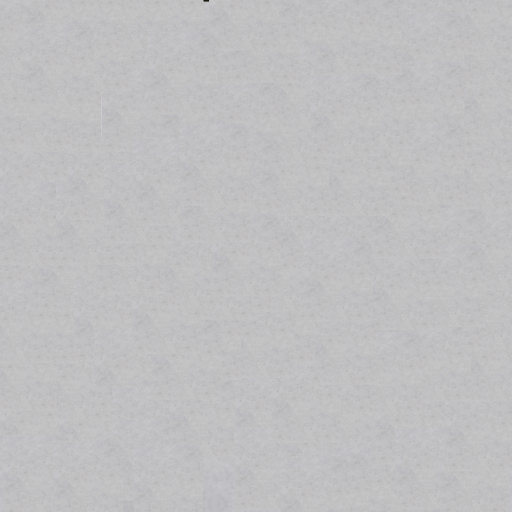
#> input picture Texture Tools/plainHeadstone.png, 1024 x 1024 px, found by its file name (shown at 1/2 size)
$ python docscan_args.py plainHeadstone.png plainHeadstone.png out.png out.png
#> lines starting #> are read from the running program, lines starting #| are printed output that depends on the picture; after the words box and inside, x2 and y2 are one past the last pixel; in counts of white or black regions, pixels touching at a corner belong together
import cv2
import numpy as np
import sys


def cut(img, rectangle):
    # Setup for GrabCut - Always constant
    mask = np.zeros(img.shape[:2], dtype=np.uint8)
    background_model = np.zeros((1, 65), np.float64)
    foreground_model = np.zeros((1, 65), np.float64)
    # Make the mask
    (mask, background_model, foreground_model) = cv2.grabCut(
        img,
        mask,
        rectangle,
        background_model,
        foreground_model,
        15,
        cv2.GC_INIT_WITH_RECT,
    )
    # Set all background objects to zero and all other objects to one
    outputMask = np.where((mask == cv2.GC_BGD) | (mask == cv2.GC_PR_BGD), 0, 1)
    # Scale the mask
    outputMask = (outputMask * 255).astype("uint8")
    # Apply the mask
    img = cv2.bitwise_and(img, img, mask=outputMask)

    return img


def edge(img):
    # Make the image grayscale so edge detection can be performed
    grayscale_img = cv2.cvtColor(img, cv2.COLOR_BGR2GRAY)
    grayscale_img = cv2.GaussianBlur(grayscale_img, (1, 1), 0)
    # Edge detection
    canny = cv2.Canny(grayscale_img, 0, 200)
    canny = cv2.dilate(canny, cv2.getStructuringElement(cv2.MORPH_ELLIPSE, (80, 80)))

    return canny


def contour(img, canny, num, num_contours):
    # Make blank image
    black_mask_value=30
    upper_bound = np.array([black_mask_value,black_mask_value,black_mask_value])
    lower_bound = np.array([0,0,0])
    #Get indicies where black value occurs


    blank_img = np.zeros_like(img)
    # Finding contours for the detected edges.
    contours, hierarchy = cv2.findContours(
        canny, cv2.RETR_EXTERNAL, cv2.CHAIN_APPROX_NONE
    )
    for contour in contours:
      contour=cv2.convexHull(contour)
    # Keeping only the largest detected contour.
    page = sorted(contours, key=cv2.contourArea, reverse=True)[:num_contours]
    con = cv2.drawContours(blank_img, page, -1, (0, 255, 255), 3)

    #make sure the tombstone is not too dark
    imgPolyFill=img.copy()
    imgPolyFill=cv2.drawContours(imgPolyFill,contours,-1,(255,255,255),cv2.FILLED)
    mask = cv2.inRange(imgPolyFill, lower_bound, upper_bound)
    img=img.astype(np.float32)
    img=np.clip(img,0,255).astype(np.uint)
    img[mask==0]=np.clip(img[mask==0],black_mask_value,255).astype(np.uint)

    return con, page


def corners(img, page, num):
    # Blank canvas.
    con = np.zeros_like(img)
    corners = []
    # Loop over the contours.
    for c in page:
        # Approximate the contour
        for ApproxFactor in range(5):
            if len(corners) == 4:
                break
            epsilon = 0.005 * ApproxFactor * cv2.arcLength(c, True)
            corners = cv2.approxPolyDP(c, epsilon, True)
            # If our approximated contour has four points

            if len(corners) <= 3:
                print("Error too little corners for image")
                break
        if len(corners) == 4:
            cv2.drawContours(con, c, -1, (0, 255, 255), 3)
            cv2.drawContours(con, corners, -1, (0, 255, 0), 10)
            break

    # Sorting the corners and converting them to desired shape.
    corners = sorted(np.concatenate(corners).tolist())

    corners = order_points(corners)

    # Displaying the corners.
    for index, c in enumerate(corners):
        character = chr(65 + index)
        cv2.putText(
            con,
            character,
            tuple(c),
            cv2.FONT_HERSHEY_SIMPLEX,
            1,
            (255, 0, 0),
            1,
            cv2.LINE_AA,
        )

    return con, corners


def order_points(pts):
    # Rearrange coordinates to order: top-left, top-right, bottom-right, bottom-left
    rect = np.zeros((4, 2), dtype="float32")
    pts = np.array(pts)
    s = pts.sum(axis=1)
    # Top-left point will have the smallest sum.
    rect[0] = pts[np.argmin(s)]
    # Bottom-right point will have the largest sum.
    rect[2] = pts[np.argmax(s)]

    diff = np.diff(pts, axis=1)
    # Top-right point will have the smallest difference.
    rect[1] = pts[np.argmin(diff)]
    # Bottom-left will have the largest difference.
    rect[3] = pts[np.argmax(diff)]

    # Return the ordered coordinates.
    return rect.astype("int").tolist()


def get_coords(corners):
    (tl, tr, br, bl) = corners
    # Finding the maximum width.
    widthA = np.sqrt(((br[0] - bl[0]) ** 2) + ((br[1] - bl[1]) ** 2))
    widthB = np.sqrt(((tr[0] - tl[0]) ** 2) + ((tr[1] - tl[1]) ** 2))
    maxWidth = max(int(widthA), int(widthB))
    # Finding the maximum height.
    heightA = np.sqrt(((tr[0] - br[0]) ** 2) + ((tr[1] - br[1]) ** 2))
    heightB = np.sqrt(((tl[0] - bl[0]) ** 2) + ((tl[1] - bl[1]) ** 2))
    maxHeight = max(int(heightA), int(heightB))
    # Final destination co-ordinates.
    destination_corners = [[0, 0], [maxWidth, 0], [maxWidth, maxHeight], [0, maxHeight]]
    return destination_corners


# Given corners of the tombstone output a version that pads the top of the corners with perpsective
def padTopCorners(corners):
    #'t' means top corners 'r' means a corner on the right side 'b' means bottom 'l' means left side
    (tl, tr, br, bl) = corners
    tl = np.array(tl)
    tr = np.array(tr)
    br = np.array(br)
    bl = np.array(bl)

    # Create vectors from the left and right contour lines  to create new contours with respect to perspective
    leftVector = abs(tl - bl)
    rightVector = abs(tr - br)

    # Get the magnitude
    leftMagnitude = np.linalg.norm(leftVector)
    rightMagnitude = np.linalg.norm(rightVector)

    # Normlaize the vectors
    normalLeftVector = leftVector / leftMagnitude
    normalRightVector = rightVector / rightMagnitude

    # Pad the magnitude by 10% and add the vector coordinates to the coordinates of the old top corners
    newTLCorner = -(normalLeftVector * 0.1 * leftMagnitude) + tl
    newTRCorners = -(normalRightVector * 0.1 * rightMagnitude) + tr
    return (newTLCorner, newTRCorners)


def perspective(img, obj_corners, dest_corners):
    print("Flattening image...")
    M = cv2.getPerspectiveTransform(np.float32(obj_corners), np.float32(dest_corners))
    # Perspective transform using homography.
    final = cv2.warpPerspective(
        orig_img, M, (dest_corners[2][0], dest_corners[2][1]), flags=cv2.INTER_LINEAR
    )
    return final


# Automatically areas of pure black
def cropBlack(img):
    gray_img = cv2.cvtColor(img, cv2.COLOR_BGR2GRAY)
    coords = cv2.findNonZero(gray_img)
    if coords is None:
        return img
    # Get bounds for non black areas
    x, y, w, h = cv2.boundingRect(coords)
    # Assign cropepd image
    cropped_img = img[y : y + h, x : x + w]
    return cropped_img


# ---------------------MAIN---------------------
# ---SET STARTING VARIABLES---
# Get the image from the input directory.
input_path = str(sys.argv[1])
input_file = str(sys.argv[2])
input_path = input_path + "\\" + input_file
orig_img = cv2.imread(input_path, 1)
#> orig_img is the input picture: shape (1024, 1024, 3); mean B, G, R 192.9, 191.4, 191.8
print("Processing image: ", input_file)
# Set output folder
output_path = sys.argv[3]

# Set corner detection type
dest_corner_type = "Other"
if len(sys.argv) > 4:
    dest_corner_type = sys.argv[4]


# ---FIRST BACKGROUND CUT---
# Close and dilate image

orig_img = cv2.copyMakeBorder(
    orig_img, 100, 100, 100, 100, cv2.BORDER_CONSTANT, value=0
)
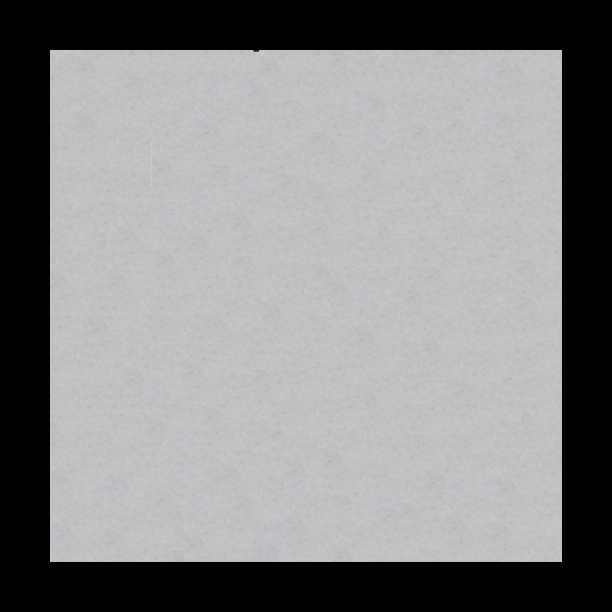
#> orig_img: shape (1224, 1224, 3) (shown at 1/2 size); mean B, G, R 135, 134, 134.2
img = orig_img.copy()
img[img > 10] = 255
img[img < 10] = 0
#> img: shape (1224, 1224, 3); mean B, G, R 178.5, 178.5, 178.5


# Perform edge/contour detectiong then corner detection.
canny = edge(img)
#> in edge, `canny = cv2.Canny(grayscale_img, 0, 200)`:
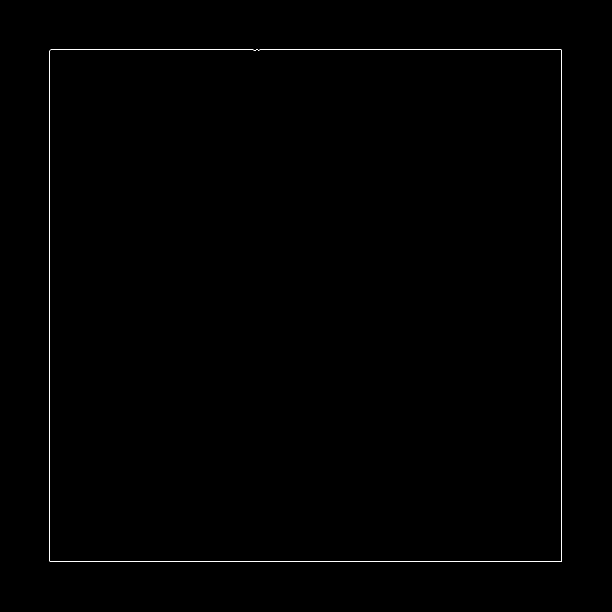
#> canny: shape (1224, 1224) (shown at 1/2 size); 0.27% white in thin lines or dots, all inside (x1, y1, x2, y2) = (99, 99, 1124, 1124)
#> in edge, `canny = cv2.dilate(canny, cv2.getStructuringElement(cv2.MORPH_ELLIPSE,..`:
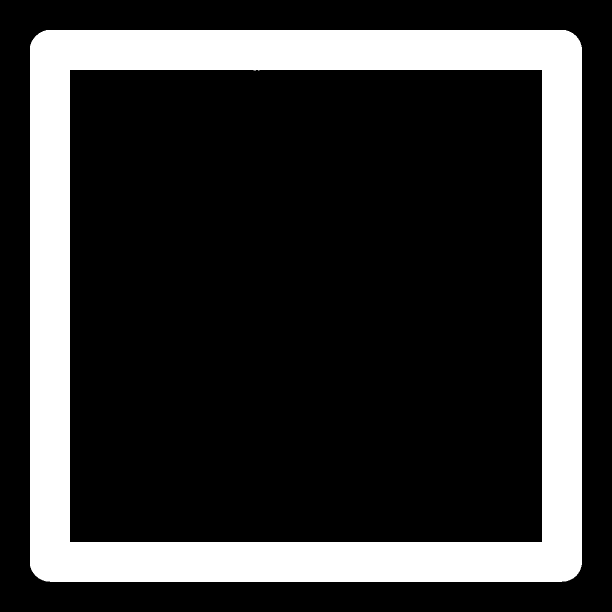
#> canny: shape (1224, 1224) (shown at 1/2 size); 21.8% white; 1 white region
con, page = contour(img, canny, 1, 1)
#> in contour, `contours, hierarchy = cv2.findContours( canny, cv2.RETR_EXTERNAL, cv2...`: contours = 1 contour; box (x1, y1, x2, y2) and area: (60, 60, 1164, 1164) 1215247
#> the loop in contour, `for contour in contours:` made 1 pass
#> in contour, `page = sorted(contours, key=cv2.contourArea, reverse=True)[:num_contou..`: page has the same summary as contours
#> in contour, `imgPolyFill=cv2.drawContours(imgPolyFill,contours,-1,(255,255,255),cv2..`:
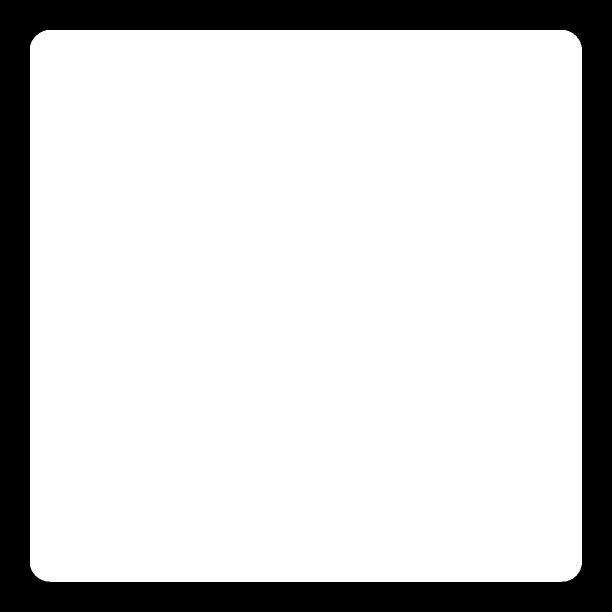
#> imgPolyFill: shape (1224, 1224, 3) (shown at 1/2 size); 81.3% white; 1 black region, box (x1, y1, x2, y2) and area: (0, 0, 1224, 1224) 280768
#> in contour, `mask = cv2.inRange(imgPolyFill, lower_bound, upper_bound)`: mask: shape (1224, 1224); 18.7% white; 1 white region
#> in contour, `img[mask==0]=np.clip(img[mask==0],black_mask_value,255).astype(np.uint)`:
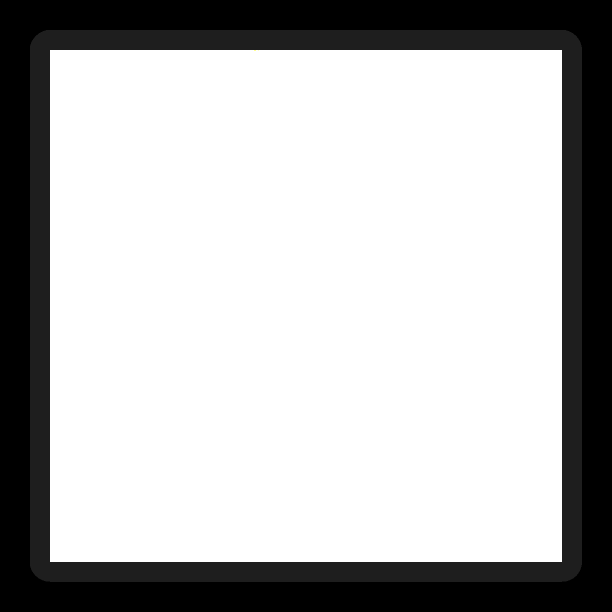
#> img: shape (1224, 1224, 3) uint64 (shown at 1/2 size); mean of channels 0, 1, 2 181.9, 181.9, 181.9; drawn as B, G, R
#> page has the same summary as contours in contour
img, img_corners = corners(con, page, 1)
#> the loop in corners, `for c in page:` made 1 pass
#> after the loop in corners, `for index, c in enumerate(corners):`: con: shape (1224, 1224, 3); mean of channels 0, 1, 2 0.1, 3.7, 3.6
#> img_corners = [[73, 70], [1153, 73], [1151, 1152], [69, 1149]]
padded_top_corners = padTopCorners(img_corners)
#> in padTopCorners, `(tl, tr, br, bl) = corners`: tl = [73, 70]; tr = [1153, 73]; br = [1151, 1152]; bl = [69, 1149]
#> in padTopCorners, `leftVector = abs(tl - bl)`: leftVector = [4, 1079]
#> in padTopCorners, `rightVector = abs(tr - br)`: rightVector = [2, 1079]
#> in padTopCorners, `leftMagnitude = np.linalg.norm(leftVector)`: leftMagnitude = 1079
#> in padTopCorners, `normalLeftVector = leftVector / leftMagnitude`: normalLeftVector = [0.00371, 1]
#> in padTopCorners, `normalRightVector = rightVector / rightMagnitude`: normalRightVector = [0.00185, 1]
#> in padTopCorners, `newTLCorner = -(normalLeftVector * 0.1 * leftMagnitude) + tl`: newTLCorner = [72.6, -37.9]
#> in padTopCorners, `newTRCorners = -(normalRightVector * 0.1 * rightMagnitude) + tr`: newTRCorners = [1152.8, -34.9]
#> padded_top_corners = ([72.6, -37.9], [1152.8, -34.9])

# Pad top conrers
img_corners[0:2] = padded_top_corners[0:2]


# ---PERSPECTIVE CHANGE---
# Sets up the corners to have a good perspective.
dest_corners = get_coords(img_corners)
#> in get_coords, `(tl, tr, br, bl) = corners`: tl = [72.6, -37.9]; tr = [1152.8, -34.9]; br = [1151, 1152]; bl = [69, 1149]
#> in get_coords, `widthA = np.sqrt(((br[0] - bl[0]) ** 2) + ((br[1] - bl[1]) ** 2))`: widthA = 1082
#> in get_coords, `widthB = np.sqrt(((tr[0] - tl[0]) ** 2) + ((tr[1] - tl[1]) ** 2))`: widthB = 1080.2
#> in get_coords, `maxWidth = max(int(widthA), int(widthB))`: maxWidth = 1082
#> in get_coords, `heightA = np.sqrt(((tr[0] - br[0]) ** 2) + ((tr[1] - br[1]) ** 2))`: heightA = 1186.9
#> in get_coords, `maxHeight = max(int(heightA), int(heightB))`: maxHeight = 1186
#> in get_coords, `destination_corners = [[0, 0], [maxWidth, 0], [maxWidth, maxHeight], [..`: destination_corners = [[0, 0], [1082, 0], [1082, 1186], [0, 1186]]
#> dest_corners = [[0, 0], [1082, 0], [1082, 1186], [0, 1186]]

# Overwrites that good perspective to instead fit the required lenght by width.
# Front headstone dimensions: 1005 x 1590
# Back headstone dimensions: 1043 x 1590
if dest_corner_type == "Standard":
    dest_corners = [[0, 0], [1005, 0], [1005, 1590], [0, 1590]]

# Perform image perspective changes
img_result = perspective(orig_img, img_corners, dest_corners)
#> in perspective, `M = cv2.getPerspectiveTransform(np.float32(obj_corners), np.float32(de..`: M = [[1, 0.00304, -72.6], [-0.00278, 1, 38.13], [-7.79e-09, 1.4e-06, 1]]
#> in perspective, `final = cv2.warpPerspective( orig_img, M, (dest_corners[2][0], dest_co..`:
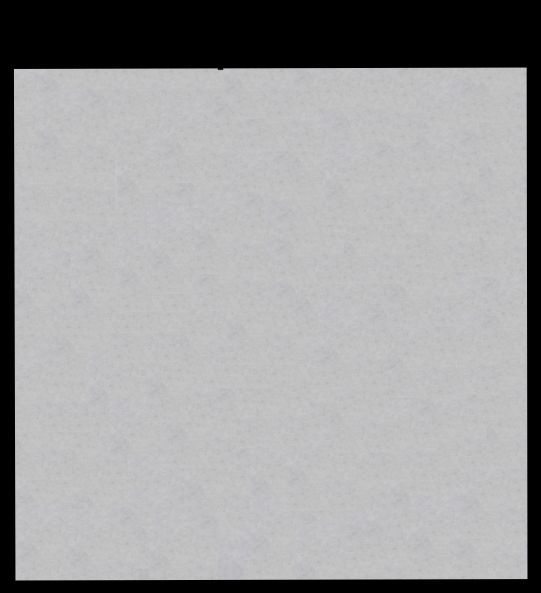
#> final: shape (1186, 1082, 3) (shown at 1/2 size); mean B, G, R 157.6, 156.4, 156.7

# Crop areas off pure black
img_result = cropBlack(img_result)
#> in cropBlack, `coords = cv2.findNonZero(gray_img)`: coords = contour of 1050337 points, box (x1, y1, x2, y2) (27, 135, 1055, 1161), area 10504
#> in cropBlack, `x, y, w, h = cv2.boundingRect(coords)`: x = 27; y = 135; w = 1028; h = 1026
img_result=cv2.copyMakeBorder(img_result,50,50,50,50, cv2.BORDER_CONSTANT,value=[0,0,0])
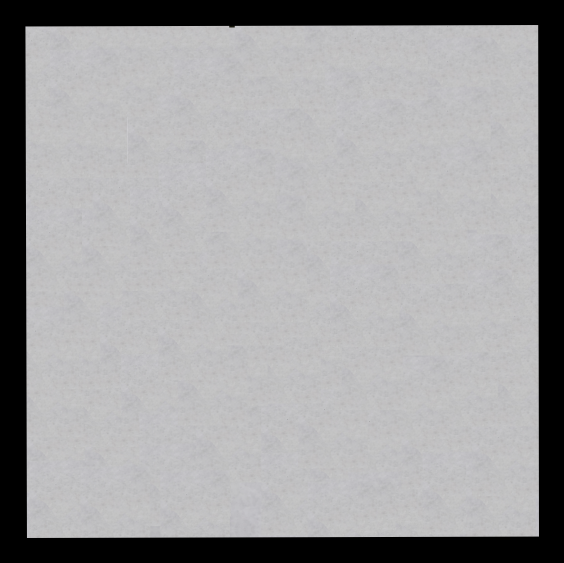
#> img_result: shape (1126, 1128, 3) (shown at 1/2 size); mean B, G, R 159.2, 158, 158.3

# ---OUTPUT---
# Output the image to the current directory.
cv2.imwrite(output_path + "/" + (input_file), img_result)
